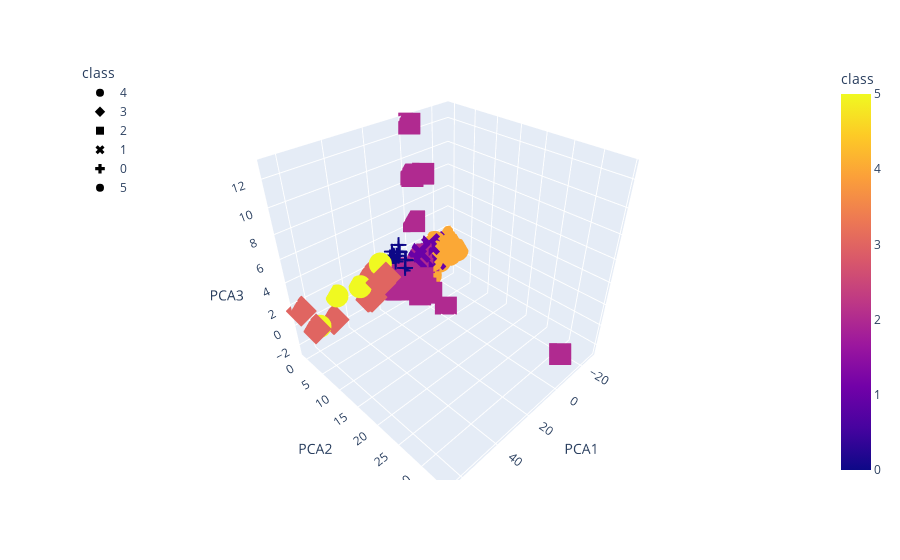

The code cell stored with this chart in its notebook:
### Code cell
# Create a 3D-Scatter with the PCA data and the clusters
fig = px.scatter_3d(
    df_combined,
    x="PCA1",
    y="PCA2",
    z="PCA3",
    hover_name='CoinName',
    color="class",
    symbol="class",
)
fig.update_layout(legend=dict(x=0, y=1))
fig.show()

### Figure 1 — Plotly figure (JSON) as saved in the notebook; plotly's stock layout.template omitted (floating-point values rounded to 4 significant figures; data arrays with more than 128 entries replaced by an {"elided": "..."} marker saying what was removed)
{"data": [{"hovertemplate": "<b>%{hovertext}</b><br><br>class=%{marker.color}<br>PCA1=%{x}<br>PCA2=%{y}<br>PCA3=%{z}<extra></extra>", "hovertext": ["42 Coin", "404Coin", "EliteCoin", "KoboCoin", "Aurora Coin", "BlueCoin", "EnergyCoin", "Riecoin", "BitBar", "CryptoBullion", "Diamond", "HoboNickels", "MaxCoin", "NavCoin", "OpalCoin", "PotCoin", "PhoenixCoin", "Reddcoin", "UnitaryStatus Dollar", "UltraCoin", "StealthCoin", "ZCC Coin", "FairCoin", "Kore", "8BIT Coin", "Sativa Coin", "Vtorrent", "Nexus", "Paycon", "EverGreenCoin", "Decred", "PWR Coin", "BillaryCoin", "VIP Tokens", "PutinCoin", "iBankCoin", "Frankywillcoin", "MudraCoin", "CarterCoin", "ZoneCoin", "RootCoin", "BuzzCoin", "PesoBit", "RoyalCoin", "LanaCoin", "EmberCoin", "PLNCoin", "AquariusCoin", "BitcoinFast", "BitConnect Coin", "MoneyCoin", "Russiacoin", "GameUnits", "GAKHcoin", "Klingon Empire Darsek", "Printerium", "Impeach", "FindCoin", "OpenChat", "TajCoin", "Coinonat", "Independent Money System", "ArgusCoin", "LomoCoin", "Degas Coin", "HTML5 Coin", "Espers", "Denarius", "Virta Unique Coin", "Bitcoin Planet", "BritCoin", "Linda", "DeepOnion", "SmartCash", "Cream", "CoinonatX", "Ethereum Dark", "TerraNovaCoin", "WomenCoin", "NamoCoin", "Xios", "BlackholeCoin", "Electra", "Bitcoin Diamond", "Cash & Back Coin", "Bulwark", "GermanCoin", "LiteCoin Ultra", "Photon", "Trollcoin", "Litecoin Plus", "Interzone", "Unified Society USDEX", "Tokyo Coin", "Stipend", "Bitspace", "Briacoin", "Ignition", "Abjcoin", "iDealCash", "Jumpcoin", "Swisscoin", "TheVig", "EmaratCoin", "Dekado", "TPCash", "XDNA", "ThunderStake", "Oduwa", "Credit", "Nasdacoin", "Titan Coin", "Bitcoin Rhodium", "LiteDoge", "OrangeCoin", "BitstarCoin", "HyperCoin", "AudioCoin", "Genstake", "XiaoMiCoin", "Groestlcoin", " ClubCoin", "WhiteCoin", "Triangles Coin", "Gapcoin"], "legendgroup": "4", "marker": {"color": [4, 4, 4, 4, 4, 4, 4, 4, 4, 4, 4, 4, 4, 4, 4, 4, 4, 4, 4, 4, 4, 4, 4, 4, 4, 4, 4, 4, 4, 4, 4, 4, 4, 4, 4, 4, 4, 4, 4, 4, 4, 4, 4, 4, 4, 4, 4, 4, 4, 4, 4, 4, 4, 4, 4, 4, 4, 4, 4, 4, 4, 4, 4, 4, 4, 4, 4, 4, 4, 4, 4, 4, 4, 4, 4, 4, 4, 4, 4, 4, 4, 4, 4, 4, 4, 4, 4, 4, 4, 4, 4, 4, 4, 4, 4, 4, 4, 4, 4, 4, 4, 4, 4, 4, 4, 4, 4, 4, 4, 4, 4, 4, 4, 4, 4, 4, 4, 4, 4, 4, 4, 4, 4, 4, 4], "coloraxis": "coloraxis", "symbol": "circle"}, "mode": "markers", "name": "4", "scene": "scene", "showlegend": true, "type": "scatter3d", "x": [-12.34, -15.27, -26.42, -16.39, -14.13, -16.36, -16.51, -12.48, -12.37, -12.54, -12.65, -16.56, -14.98, -27.02, -26.88, -16.52, -16.42, -12.48, -14.93, -16.11, -26.88, -16.15, -12.65, -26.88, -12.41, -26.88, -13.85, -14.98, -27.02, -16.39, -9.671, -19.87, -14.24, -19.87, -14.94, -14.02, -16.58, -27.77, -15.86, -13.35, -12.58, -19.59, -14.4, -27.77, -19.59, -26.72, -14.49, -13.88, -14.5, -14.07, -16.59, -15.84, -13.12, -12.78, -16.64, -13.86, -13.22, -27.77, -15.12, -14.0, -19.82, -13.52, -13.46, -16.33, -15.57, -16.39, -14.02, -19.87, -19.87, -19.75, -26.88, -12.3, -26.88, -8.675, -19.75, -14.59, -12.89, -13.09, -11.79, -19.87, -13.33, -13.96, -19.87, -27.02, -16.63, -19.94, -12.36, -15.91, -9.502, -15.54, -12.75, -5.983, -16.62, -27.77, -6.166, -19.87, -12.65, -12.66, -13.94, -14.3, -19.82, -13.4, -19.59, -15.23, -16.29, -16.32, -8.861, -13.57, -14.07, -11.75, -15.2, -19.59, -27.52, -12.34, -16.25, -14.68, -13.09, -13.95, -15.03, -16.31, -12.48, -16.61, -16.57, -26.88, -16.49], "y": [-0.2567, -0.2346, 2.458, -0.1364, -0.2531, -0.2416, -0.2476, -0.1855, -0.2567, -0.2563, -0.2865, -0.2471, -0.3352, -0.1452, -0.1461, -0.2434, -0.2477, 0.1041, -0.2271, -0.2485, -0.1458, -0.2408, -0.2859, -0.1461, -0.2566, -0.1461, -0.2537, -0.3758, -0.1454, -0.1388, -0.007908, -0.1175, -0.2529, -0.2397, -0.2277, -0.2533, -0.2471, -0.1518, -0.2492, -0.2547, -0.2563, 0.1614, -0.2526, -0.1533, -0.1554, 0.9935, -0.2523, -0.2536, -0.2523, -0.2533, -0.2442, -0.2492, -0.2552, -0.2559, -0.245, -0.2537, -0.255, -0.1531, -0.2322, -0.3195, -0.1408, -0.2544, -0.2545, -0.2423, -0.2498, 1.004, 0.7062, -0.2412, -0.2397, -0.2937, -0.1458, 0.2117, -0.1458, -0.1327, -0.2932, -0.2521, -0.2556, -0.2552, 0.5169, -0.2259, -0.2547, -0.2535, 0.3223, -0.1422, -0.2461, -0.2496, 0.161, -0.2491, 1.105, -0.2372, -0.2559, -0.2103, -0.2444, -0.1448, -0.3102, -0.2408, -0.2561, -0.2561, -0.2535, -0.1993, -0.1409, -0.05647, -0.2212, -0.2506, -0.1471, -0.2423, -0.2931, -0.1128, -0.2532, 0.6558, -0.2507, -0.1755, -0.04493, 0.1818, -0.2482, -0.2518, -0.2552, -0.1667, -0.251, -0.2417, -0.1851, -0.2465, -0.2438, -0.1462, -0.2472], "z": [0.1634, 0.1424, 0.4638, 0.9861, 0.151, 0.1353, 0.1345, -1.148, 0.1631, 0.162, 0.1816, 0.134, 0.6311, 0.7107, 0.7116, 0.134, 0.135, 0.1544, 0.1439, 0.1371, 0.7116, 0.1362, 0.1815, 0.7116, 0.1629, 0.7116, 0.1529, 0.4781, 0.7107, 0.9863, 0.1589, 0.5403, 0.1502, 0.543, 0.1436, 0.1517, 0.1339, 1.22, 0.1389, 0.1563, 0.1617, 0.7186, 0.1491, 1.22, 0.7333, 0.6867, 0.1484, 0.1527, 0.1484, 0.1514, 0.1334, 0.139, 0.158, 0.1603, 0.1332, 0.1528, 0.1572, 1.22, 0.143, 0.7068, -0.7871, 0.1552, 0.1556, 0.135, 0.1409, 0.9055, 0.8604, 0.5431, 0.543, 0.8509, 0.7116, 0.1225, 0.7116, -1.289, 0.8509, 0.1478, 0.1596, 0.1581, 0.1345, 0.542, 0.1565, 0.1521, 0.5121, 0.7105, 0.1335, 1.057, 0.1232, 0.1386, -1.248, 0.1404, 0.1605, -1.06, 0.1335, 1.219, 0.2689, 0.5431, 0.1612, 0.1611, 0.1523, 0.1455, -0.7871, 0.1453, 0.7394, 0.1433, 1.501, 0.135, 0.04428, 0.1406, 0.1514, 0.1011, 0.1435, 0.7353, -0.6233, 0.1321, 0.1362, 0.1471, 0.1582, 0.1438, 0.1447, 0.1355, -1.148, 0.1336, 0.1338, 0.7116, 0.1345]}, {"hovertemplate": "<b>%{hovertext}</b><br><br>class=%{marker.color}<br>PCA1=%{x}<br>PCA2=%{y}<br>PCA3=%{z}<extra></extra>", "hovertext": ["Bitcoin", "BitcoinDark", "PayCoin", "ZetaCoin", "DevCoin", "IXcoin", "MazaCoin", "Namecoin", "SysCoin", "TigerCoin", "TerraCoin", "UnbreakableCoin", "Unobtanium", "JouleCoin", "Neutron", "SoonCoin", "Anarchists Prime", "Emercoin", "I0coin", "EDRCoin", "DubaiCoin", "CarpeDiemCoin", "SwingCoin", "Revenu", "Clockcoin", "BitTokens", "ZayedCoin", "DollarCoin", "Eurocoin", "Internet of People", "DubaiCoin", "ProCurrency", "ILCoin", "Ultimate Secure Cash", "Bitcoin Cash", "Theresa May Coin", "Infinity Economics", "UnitedBitcoin", "Semux", "BitcoinWSpectrum", "Ryo", "Project Pai", "Bitcoin SV", "BLAST", "GlobalToken", "NeosCoin", "IncaKoin", "Crown Coin", "Creditbit ", "OKCash", "TigerCash", "ZEPHYR"], "legendgroup": "3", "marker": {"color": [3, 3, 3, 3, 3, 3, 3, 3, 3, 3, 3, 3, 3, 3, 3, 3, 3, 3, 3, 3, 3, 3, 3, 3, 3, 3, 3, 3, 3, 3, 3, 3, 3, 3, 3, 3, 3, 3, 3, 3, 3, 3, 3, 3, 3, 3, 3, 3, 3, 3, 3, 3], "coloraxis": "coloraxis", "symbol": "diamond"}, "mode": "markers", "name": "3", "scene": "scene", "showlegend": true, "type": "scatter3d", "x": [29.19, 30.46, 27.2, 28.53, 27.69, 28.72, 29.93, 29.05, 28.25, 28.07, 28.46, 29.1, 28.53, 28.12, 30.13, 28.95, 28.88, 30.32, 29.0, 30.24, 29.98, 27.66, 30.54, 29.85, 30.49, 30.54, 28.59, 28.39, 30.0, 30.32, 59.55, 27.18, 28.17, 27.2, 29.18, 29.85, 27.19, 29.18, 25.09, 27.2, 49.68, 28.12, 28.8, 28.0, 28.01, 27.2, 29.86, 28.46, 64.53, 30.32, 27.2, 25.58], "y": [-0.2588, -0.3614, -0.3641, -0.2546, 0.1245, -0.2579, -0.3235, -0.2586, -0.2442, -0.2563, -0.2572, -0.2584, -0.258, -0.2564, -0.36, -0.2584, -0.258, -0.3537, -0.2584, -0.361, -0.3606, 0.1655, -0.3614, -0.3589, -0.3577, -0.3616, -0.2579, -0.2575, -0.3605, -0.3612, -0.359, 0.1728, -0.2232, -0.3628, -0.2588, -0.3586, -0.1894, -0.2588, 3.693, -0.3629, -0.322, -0.2164, -0.2581, -0.2559, -0.2548, -0.3642, -0.1385, -0.2572, -0.5366, -0.3597, -0.3449, 2.319], "z": [-0.4927, 0.8467, 1.338, -0.4974, -0.5244, -0.4959, 0.8407, -0.4936, -0.5, -0.5005, -0.4977, -0.4933, -0.4972, -0.5001, 0.8444, -0.4943, -0.4948, 0.845, -0.494, 0.8452, 0.8434, -0.5259, 0.8472, 0.8423, 0.8465, 0.8472, -0.4968, -0.4982, 0.8435, 0.8457, -0.827, 1.28, -0.502, 1.338, -0.4927, 0.8424, 1.329, -0.4927, 2.106, 1.338, -0.8638, -0.5022, -0.4954, -0.5009, -0.501, 1.338, 0.8374, -0.4977, 1.41, 0.8457, 1.337, 1.261]}, {"hovertemplate": "<b>%{hovertext}</b><br><br>class=%{marker.color}<br>PCA1=%{x}<br>PCA2=%{y}<br>PCA3=%{z}<extra></extra>", "hovertext": {"elided": "199 str values"}, "legendgroup": "2", "marker": {"color": {"elided": "199 int values"}, "coloraxis": "coloraxis", "symbol": "square"}, "mode": "markers", "name": "2", "scene": "scene", "showlegend": true, "type": "scatter3d", "x": {"elided": "199 float values"}, "y": {"elided": "199 float values"}, "z": {"elided": "199 float values"}}, {"hovertemplate": "<b>%{hovertext}</b><br><br>class=%{marker.color}<br>PCA1=%{x}<br>PCA2=%{y}<br>PCA3=%{z}<extra></extra>", "hovertext": ["Dash", "QuarkCoin", "IOCoin", "SyncCoin", "TittieCoin", "TorCoin", "X11 Coin", "IslaCoin", "Droidz", "Squall Coin", "Hitcoin", "EuropeCoin", "Ratecoin", "BitSend", "GoldBlocks", "MustangCoin", "Halloween Coin", "GanjaCoin V2", "InsaneCoin", "XenixCoin", "Eternity", "Enigma", "Allsafe", "KushCoin", "VirtacoinPlus", "Impact", "HappyCoin", "Condensate", "GoldReserve", "Monoeci", "Regalcoin", "LUXCoin", "Bitcloud 2.0", "Magnet", "Kalkulus", "PhantomX", "Digiwage", "Pushi", "Ellerium", "Carebit", "Bitcoin Incognito", "Poseidon Quark", "Dystem", "Giant", "Vitae", "Urals Coin", "EUNO", "Bettex coin", "BitMoney", "HerbCoin", "Galilel", "Crypto Sports", "Beetle Coin", "Award", "Insane Coin", "TruckCoin", "PinkCoin", "Piggy Coin", "CapriCoin"], "legendgroup": "1", "marker": {"color": [1, 1, 1, 1, 1, 1, 1, 1, 1, 1, 1, 1, 1, 1, 1, 1, 1, 1, 1, 1, 1, 1, 1, 1, 1, 1, 1, 1, 1, 1, 1, 1, 1, 1, 1, 1, 1, 1, 1, 1, 1, 1, 1, 1, 1, 1, 1, 1, 1, 1, 1, 1, 1, 1, 1, 1, 1, 1, 1], "coloraxis": "coloraxis", "symbol": "x"}, "mode": "markers", "name": "1", "scene": "scene", "showlegend": true, "type": "scatter3d", "x": [-6.592, -16.83, -5.67, -5.766, -12.68, -5.615, -5.405, -5.612, -12.15, -3.134, -8.777, -7.205, -6.467, -6.958, -6.153, -6.119, -8.391, -10.47, -5.974, -5.432, -6.732, -6.167, -16.26, -5.41, -6.968, -6.617, -6.979, -7.323, -6.25, -5.536, -6.606, -12.78, -16.78, -6.712, -16.26, -6.079, -16.26, -6.143, -6.02, -16.78, -3.182, -16.26, -16.26, -16.78, -16.26, -5.807, -6.388, -5.802, -6.376, -16.78, -16.78, -16.26, -6.02, -7.235, -5.783, -6.616, -7.933, -8.335, -7.012], "y": [-0.3416, -0.2109, -0.3432, -0.3434, -0.283, -0.3436, -0.3439, -0.3437, -0.3279, -0.3494, -0.01299, -0.3379, -0.3399, -0.3399, -0.3421, -0.3427, -0.3247, -0.3049, -0.3426, -0.3439, -0.3411, -0.3426, -0.3255, -0.3439, -0.3403, -0.3397, -0.3402, -0.3355, -0.342, -0.3436, -0.3416, -0.3099, -0.3143, -0.3402, -0.3254, -0.3419, -0.3246, -0.3425, -0.2597, -0.313, -0.2662, -0.3211, -0.3255, -0.316, -0.3242, -0.1587, -0.3415, -0.2688, 0.5331, -0.3153, -0.3157, -0.3256, -0.2541, -0.3375, -0.3429, -0.3389, -0.3305, -0.3255, -0.3372], "z": [0.6131, -0.353, 0.6195, 0.6188, 1.549, 0.6199, 0.6213, 0.6199, 0.8537, 0.601, 0.5744, 0.6086, 0.6139, 0.6105, 0.6161, 0.6164, 0.5994, 0.9468, 0.6174, 0.6211, 0.6121, 0.616, 1.496, 0.6213, 0.6104, 0.6128, 0.6103, 0.6076, 0.6154, 0.6204, 0.613, 1.036, 0.978, 0.6122, 1.496, 0.6166, 1.496, 0.6162, 0.7561, 0.978, 0.7397, 1.495, 1.496, 0.9782, 1.496, -0.5731, 0.6145, 1.272, 0.7417, 0.9781, 0.9782, 1.496, 0.7557, 0.6083, 0.6187, 0.6129, 0.6033, 0.6001, 0.61]}, {"hovertemplate": "<b>%{hovertext}</b><br><br>class=%{marker.color}<br>PCA1=%{x}<br>PCA2=%{y}<br>PCA3=%{z}<extra></extra>", "hovertext": ["Bitshares", "Spreadcoin", "CryptCoin", "Exclusive Coin", "HyperStake", "MintCoin", "Nautilus Coin", "SuperCoin", "UroCoin", "StorjCoin", "RubyCoin", "Dnotes", "Ucoin", "MarsCoin ", "BowsCoin", "Diggits", "Siacoin", "MindCoin", "GPU Coin", "Adzcoin", "ZeitCoin", "Nebuchadnezzar", "BolivarCoin", "Let it Ride", "PizzaCoin", "Lutetium Coin", "BitCurrency", "Opair", "CoffeeCoin", "TeamUP", "ARK", "ArtexCoin", "FreeCoin", "Kurrent", "Creatio", "PandaCoin", "PacCoin", "Zilbercoin", "VaultCoin", "RenosCoin", "Atmos", "MacronCoin", "GrowthCoin", "Phreak", "QTUM", "Nano", "DigitalPrice", "ArcticCoin", "DAS", "Signatum", "Onix", "Draftcoin", "Stakecoin", "Obsidian", "Elements", "KekCoin", "Pura", "Lamden Tau", "AC3", "Sucre", "Monkey Project", "Pioneer Coin", "TokenPay", "Crypto Improvement Fund", "Velox", "Ontology", "MedicCoin", "Bitcoin Green", "Deviant Coin", "FuturoCoin", "Zealium", "HollyWoodCoin", "Xt3ch", "Muse", "Axe", "Peony Coin", "ARENON", "MMOCoin", "Ketan", "PAXEX", "Azart", "Kcash", "Junson Ming Chan Coin", "Dash Platinum", "ALAX", "Radium", "Lisk", "HiCoin", "EOS", "Oxycoin", "Particl", "Nxt", "BitcoinPlus"], "legendgroup": "0", "marker": {"color": [0, 0, 0, 0, 0, 0, 0, 0, 0, 0, 0, 0, 0, 0, 0, 0, 0, 0, 0, 0, 0, 0, 0, 0, 0, 0, 0, 0, 0, 0, 0, 0, 0, 0, 0, 0, 0, 0, 0, 0, 0, 0, 0, 0, 0, 0, 0, 0, 0, 0, 0, 0, 0, 0, 0, 0, 0, 0, 0, 0, 0, 0, 0, 0, 0, 0, 0, 0, 0, 0, 0, 0, 0, 0, 0, 0, 0, 0, 0, 0, 0, 0, 0, 0, 0, 0, 0, 0, 0, 0, 0, 0, 0], "coloraxis": "coloraxis", "symbol": "cross"}, "mode": "markers", "name": "0", "scene": "scene", "showlegend": true, "type": "scatter3d", "x": [7.752, 0.8702, 0.4198, 12.0, 4.032, 8.923, 8.824, 4.032, 1.116, 8.041, 8.703, 9.418, 4.032, 1.211, 0.7568, 9.554, 4.833, 1.408, 9.579, 1.476, 8.686, 11.53, 0.348, 13.47, 0.8625, 4.032, 9.591, 12.0, 11.94, 12.1, 12.83, 1.388, 11.72, 0.3328, 11.39, 8.76, -0.2444, 9.423, 0.3276, 9.172, 11.34, 11.34, 9.375, 11.48, 13.47, 4.831, 0.6892, 0.8853, 0.4967, 10.97, 0.3261, 8.703, 12.11, 7.752, 1.4, 7.217, 1.256, 12.83, 0.9345, 1.453, 4.032, 0.3481, 13.47, 1.089, 9.452, 9.338, 9.414, 7.302, 11.46, 0.6546, 11.83, 9.15, 8.703, 12.85, 1.392, 8.728, 4.032, 9.421, 11.7, 4.032, 0.3905, 7.727, 4.031, 4.032, 12.83, 12.02, 12.83, 8.809, 12.83, 12.83, 11.54, 12.02, 8.95], "y": [-0.3122, -0.255, -0.2543, -0.4051, -0.3493, -0.04214, -0.3035, -0.3693, -0.2558, -0.3922, -0.3033, -0.2992, -0.3697, -0.2553, -0.2548, -0.3032, 0.3098, -0.256, -0.3032, -0.2553, 0.8584, -0.4039, -0.254, -0.4093, -0.2551, -0.3571, -0.3032, -0.4037, -0.4029, -0.403, 3.538, -0.2426, -0.4037, -0.252, -0.4037, 0.3444, 0.4678, -0.3045, -0.2468, -0.3038, -0.4018, -0.3962, -0.2869, -0.4039, -0.4081, -0.09325, -0.2539, -0.2546, -0.2545, -0.4068, -0.245, -0.3033, -0.4049, -0.3706, -0.2102, -0.3938, -0.2514, 3.543, -0.2505, -0.2562, -0.3697, -0.2541, -0.4096, -0.2496, -0.3038, -0.3927, -0.2981, -0.3979, -0.4033, -0.2538, -0.4041, -0.3038, -0.3032, 0.8951, -0.2561, -0.1831, -0.3693, -0.3018, -0.403, -0.3691, -0.2542, -0.356, -0.1582, -0.3697, 3.555, -0.4051, 3.539, -0.1093, 3.549, 3.55, -0.4041, -0.4039, -0.3041], "z": [2.341, -0.6658, -0.6689, 2.224, 1.2, 0.8189, 0.8241, 1.201, -0.6641, 1.918, 0.8232, 0.8278, 1.201, -0.6634, -0.6666, 0.829, -1.568, -0.6621, 0.8291, -0.6617, 0.7364, 2.221, -0.6694, 2.198, -0.6659, 1.2, 0.8293, 2.224, 2.224, 2.225, 1.936, -0.6628, 2.222, -0.6697, 2.22, 0.7892, -0.751, 0.8282, -0.6703, 0.8265, 2.22, 2.219, 0.8263, 2.221, 2.198, -1.56, -0.6671, -0.6657, -0.6684, 2.119, -0.6704, 0.8232, 2.225, 2.344, -0.6642, 2.241, -0.6634, 1.936, -0.6658, -0.6618, 1.201, -0.6694, 2.198, -0.6647, 0.8283, 2.045, 0.8277, 2.23, 2.221, -0.6674, 2.223, 0.8263, 0.8232, 2.001, -0.6622, 0.8104, 1.201, 0.828, 2.222, 1.201, -0.6691, 2.989, 1.196, 1.201, 1.936, 2.224, 1.936, 0.8135, 1.936, 1.936, 2.221, 2.652, 0.825]}, {"hovertemplate": "<b>%{hovertext}</b><br><br>class=%{marker.color}<br>PCA1=%{x}<br>PCA2=%{y}<br>PCA3=%{z}<extra></extra>", "hovertext": ["Stakenet", "Cardano", "MassGrid", "Acute Angle Cloud"], "legendgroup": "5", "marker": {"color": [5, 5, 5, 5], "coloraxis": "coloraxis", "symbol": "circle"}, "mode": "markers", "name": "5", "scene": "scene", "showlegend": true, "type": "scatter3d", "x": [45.94, 21.69, 57.45, 33.2], "y": [-0.5131, 0.5964, -0.3606, -0.2246], "z": [1.12, 2.411, -0.7718, 0.956]}], "layout": {"coloraxis": {"colorbar": {"title": {"text": "class"}}, "colorscale": [[0, "#0d0887"], [0.1111, "#46039f"], [0.2222, "#7201a8"], [0.3333, "#9c179e"], [0.4444, "#bd3786"], [0.5556, "#d8576b"], [0.6667, "#ed7953"], [0.7778, "#fb9f3a"], [0.8889, "#fdca26"], [1, "#f0f921"]]}, "legend": {"title": {"text": "class"}, "tracegroupgap": 0, "x": 0, "y": 1}, "margin": {"t": 60}, "scene": {"domain": {"x": [0, 1], "y": [0, 1]}, "xaxis": {"title": {"text": "PCA1"}}, "yaxis": {"title": {"text": "PCA2"}}, "zaxis": {"title": {"text": "PCA3"}}}}}
